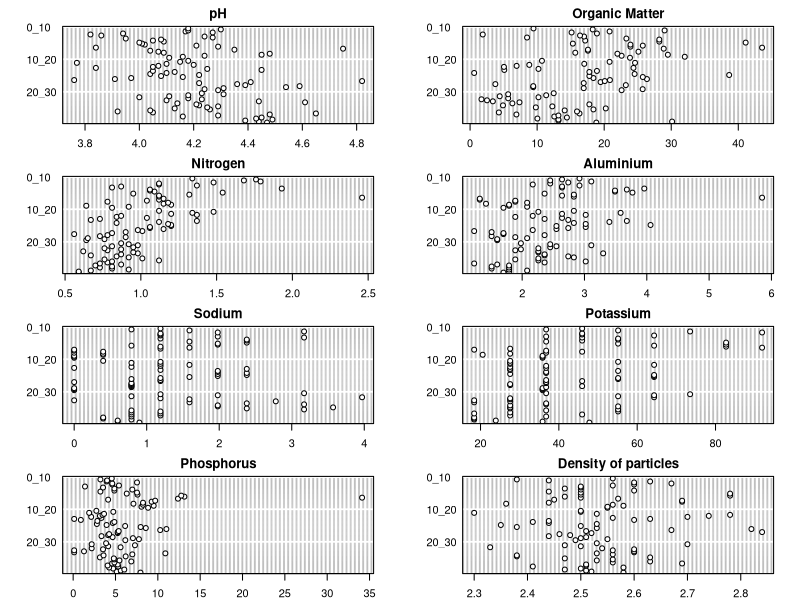

This figure's R source: (Note: this script raises an error after producing the figure.)

## packages
library(ggplot2)
library(ggrepel)

#### Figure S2: Distribution of contents in pH, soil organic matter, nitrogen, aluminium, sodium, potassium, phosphorus, and density of particles by soil depths (0-10, 10-20, and 20-30 cm) in two transects in an Eastern Amazonian forest.

solo<- read.table("supplementary_figure_complete_soil_samples_dataset.csv", header=TRUE, sep="")

solo <- solo[which (solo$Prof %in% c("0_10", "10_20", "20_30")),]

par(mfrow=c(4,2))
par(mar = c(2,2,2,2))
dotchart(solo$pH, main="pH", groups = as.factor (solo$Prof))
dotchart(solo$MO, main="Organic Matter", groups = as.factor (solo$Prof))
dotchart(solo$N, main="Nitrogen", groups = as.factor (solo$Prof))
dotchart(solo$Al, main="Aluminium", groups = as.factor (solo$Prof))
dotchart(solo$Na_Cl, main="Sodium", groups = as.factor (solo$Prof))
dotchart(solo$K, main="Potassium", groups = as.factor (solo$Prof))
dotchart(solo$P, main="Phosphorus", groups = as.factor (solo$Prof))
dotchart(solo$dens_part, main="Density of particles", groups = as.factor (solo$Prof))

dev2bitmap (file = "dotchart_solo_prof", type = "png16m",
            height = 7, width = 7, res = 300,
            units = "in",
            method = "postscript")


#### Figure S3: Principal Component Analysis of morphological traits for 48 below-ground ant species recorded in two transects in an Eastern Amazonian forest

traits.std <- read.table("dataset_standardized_ant_traits.txt", header = TRUE, sep="\t")
groups <- read.table("supplementary_figure_species_classified_in_groups.txt", header = TRUE, sep="\t")
groups$group <- as.factor(groups$group)

pca<- vegan::rda(traits.std[, 2:11], center = TRUE)
summary(pca)
ylabel<- "PCA 2 (48.4%)"
xlabel<- "PCA 1 (21.8%)"

with(groups,levels (group))
colvec <- c("gray","black", "red") #colocar na ordem 

### PCA plot

BD_unit <- data.frame(pca$CA$u)[, 1:2]
BD_unit$ssp <- row.names(pca.scores)
BD_unit$ssp == groups$species
BD_unit$code <-  groups$ID_Rony
BD_unit$group <- as.factor(groups$group)

BD_arrow <- data.frame(pca$CA$v[,1:2])
BD_arrow$arrow <- gsub(".std","",row.names(BD_arrow))


cor_vec <- "red"
cor_ssp <- 1
adj2 <- 0.65


ggplot(data=BD_unit, aes(x = PC1, y = PC2, colour=group))+
  geom_hline(yintercept = 0, colour="gray", linetype="dashed")+ geom_vline(xintercept = 0, colour="gray", linetype="dashed")+
  geom_segment(data=BD_arrow, aes(x = 0, xend = PC1*adj2, y = 0, yend = PC2*adj2), arrow = arrow(length = unit(0.25, "cm")), colour = "darksalmon", size = .8)+
  geom_point(size=3, alpha=.6, shape = 16)+
  geom_text(data=BD_arrow, aes(x = PC1*adj2, y = PC2*adj2, label = arrow), size = 4, hjust=-.1, vjust=-.5, colour=cor_vec)+ #Segmento
  geom_text_repel(aes(label = code), hjust = .1, vjust=.6, segment.size = 0.02, segment.color = "gray90", colour=cor_ssp, size = 2.5, box.padding = -0.01, alpha=0.8) + #Especies
  scale_x_continuous(sec.axis = sec_axis(~./adj2))+
  scale_y_continuous(sec.axis = sec_axis(~./adj2))+
  scale_color_manual(values = colvec)+
  labs(x=xlabel, y=ylabel)+
  theme_classic(base_size = 13)+
  theme(legend.position = "none",
        legend.background = element_rect(color = "black", size = .5, linetype = "solid"),
        panel.grid.minor = element_blank(),
        panel.grid.major = element_blank(),
        axis.ticks = element_line(colour = "black"),
        panel.border = element_rect(colour = "black", fill=NA, size=1.1),
        axis.text.x.bottom = element_text(color = cor_ssp),
        axis.text.y.left = element_text(color = cor_ssp),
        axis.text.x.top = element_text(color = cor_vec),
        axis.text.y.right = element_text(color = cor_vec))

#ggsave("Figure_S3.tiff", width = 9, height = 7, dpi = 300, compression = "lzw")


# Additional data visualization: plotting species colored by groups (ground-dwelling, leaf-litter habitat or subterranean species)

p2_pca <- ggplot(data=BD_unit, aes(x = PC1, y = PC2, colour=group))+
  geom_hline(yintercept = 0, colour="gray", linetype="dashed")+ geom_vline(xintercept = 0, colour="gray", linetype="dashed")+
  geom_point(size=3, shape = 16)+
  geom_text_repel(aes(label = code), hjust = .1, vjust=.6, segment.size = 0.02, segment.color = "gray90", colour=cor_ssp, size = 2.5, box.padding = -0.01, alpha=0.8) + #Especies
  scale_color_manual(values = colvec)+
  labs(x=xlabel, y=ylabel)+
  theme_classic(base_size = 13)+
  theme(legend.position = "none",
        legend.background = element_rect(color = "black", size = .5, linetype = "solid"),
        panel.grid.minor = element_blank(),
        panel.grid.major = element_blank(),
        axis.ticks = element_line(colour = "black"),
        panel.border = element_rect(colour = "black", fill=NA, size=1.1),
        axis.text.x.bottom = element_text(color = cor_ssp),
        axis.text.y.left = element_text(color = cor_ssp))
p2_pca
#ggsave("PCA_2.tiff", width = 9, height = 7, dpi = 300, compression = "lzw")


# Additional data visualization: biplot (plotting species colored by groups: ground-dwelling, leaf-litter habitat or subterranean species)

p3_pca <- ggplot(data=BD_unit, aes(x = PC1, y = PC2, colour=group))+
  geom_hline(yintercept = 0, colour="gray", linetype="dashed")+ geom_vline(xintercept = 0, colour="gray", linetype="dashed")+
  geom_point(size=3, shape = 16)+
  geom_segment(data=BD_arrow, aes(x = 0, xend = PC1*adj2, y = 0, yend = PC2*adj2), arrow = arrow(length = unit(0.25, "cm")), colour = "red", size = .8)+
  geom_text(data=BD_arrow, aes(x = PC1*adj2, y = PC2*adj2, label = arrow), size = 4, hjust=-.1, vjust=-.5, colour=cor_vec)+ #Segment
  scale_x_continuous(sec.axis = sec_axis(~./adj2))+
  scale_y_continuous(sec.axis = sec_axis(~./adj2))+
  scale_color_manual(values = colvec)+
  labs(x=xlabel, y=ylabel)+
  theme_classic(base_size = 13)+
  theme(legend.position = "none",
        legend.background = element_rect(color = "black", size = .5, linetype = "solid"),
        panel.grid.minor = element_blank(),
        panel.grid.major = element_blank(),
        axis.ticks = element_line(colour = "black"),
        panel.border = element_rect(colour = "black", fill=NA, size=1.1),
        axis.text.x.bottom = element_text(color = cor_ssp),
        axis.text.y.left = element_text(color = cor_ssp),
        axis.text.x.top = element_text(color = cor_vec),
        axis.text.y.right = element_text(color = cor_vec))
p3_pca

library(cowplot)
plot_grid(p2_pca+labs(x=NULL), p3_pca, ncol = 1)
#ggsave("PCA_3.tiff", width = 8, height = 11, dpi = 300, compression = "lzw")

### PCA biplot (species points not colored)

S3 <- ggplot(data = BD_unit, aes(x = PC1, y = PC2)) +
  geom_hline(yintercept = 0, colour = "gray", linetype = "dashed") +
  geom_vline(xintercept = 0, colour = "gray", linetype = "dashed") +
  geom_point(data = BD_unit, aes(x = PC1, y = PC2), size = 3, alpha = 0.2, shape = 16) + 
  geom_text_repel(data = BD_unit, aes(x=PC1, y=PC2, label= traits.std$species_code), fontface="italic", colour=1,
                  segment.color = '#cccccc', size = 3, alpha=.7, max.overlaps = 15) +
  geom_text(data = BD_arrow, aes(x = PC1, y = PC2, label = rownames(BD_arrow)), col = 'red') +
  geom_segment(data = BD_arrow, aes(x = 0, y = 0, xend = PC1, yend = PC2), arrow=arrow(length=unit(0.2,"cm")),
               alpha = 0.75, color = 'darkred') +
  labs(x = xlabel, y = ylabel) +
  theme_bw(base_size = 14) + 
  theme (panel.grid = element_blank())

S3



#### Figure S4: correlations between soil variables

#Continuous figure function:
my_fn <- function(data, mapping, ...){
  p <- ggplot(data = data, mapping = mapping) + 
    geom_point(aes(shape=Area), size=2, alpha=0.6) +
    geom_smooth(method=lm, formula = y ~ x, color = 1, se = F)
  p
}

#Diagonal figure function:
my_fn2 <- function(data, mapping, ...){
  p <- ggplot(data = data, mapping = mapping) + 
    geom_histogram(bins = 10, colour="gray20")
  p
}

#Correlation figure function:
cor_fun <- function(data, mapping, method="pearson", ndp=2, sz=7, stars=FALSE, ...){
  x <- eval_data_col(data, mapping$x)
  y <- eval_data_col(data, mapping$y)
  
  corr <- cor.test(x, y, method=method)
  est <- corr$estimate
  lb.size <- sz
  
  if(stars){
    stars <- c("***", "**", "*", "")[findInterval(corr$p.value, c(0, 0.001, 0.01, 0.05, 1))]
    lbl <- paste0(round(est, ndp), stars)
  }else{
    lbl <- round(est, ndp)
  }
  ggplot(data=data, mapping=mapping) + 
    annotate("text", x=mean(x, na.rm=TRUE), y=mean(y, na.rm=TRUE), label=lbl, size=lb.size,...)+
    theme(panel.grid = element_blank())
}


## - Plot the Figure ----
MyVar<- c("pH", "C", "MO", "N", "C_N", "Al", "Na_Cl", "K", "P", "dens_part")
var_pairs <- data.frame(Area=df$Area, df[,MyVar])
colnames(var_pairs) <- c("Area", "pH", "C", "OM", "N", "C:N", "Al", "Na", "K", "P", "Dp")

library(GGally)
library(ggplot2)

p1 <- ggpairs(var_pairs, columns = 2:11,
              lower = list(continuous = my_fn),
              diag = list(continuous = my_fn2), 
              upper = list(continuous = cor_fun))

cor_m <- p1+theme_minimal()+
  theme(legend.position = "none", 
        panel.grid.minor = element_blank(),
        axis.line.x.bottom = element_line(color = "black", size = .8),
        axis.text.x.bottom = element_text(color = "black"),
        axis.line.y.left = element_line(color = "black", size = .8),
        axis.text.y.left = element_text(color = "black"),
        panel.border = element_rect(linetype = "solid", colour = "gray50", fill = NA),
        strip.text.x = element_text(size=12),
        strip.text.y = element_text(size=12),
        strip.background = element_rect(colour="black", fill="white"))
cor_m

#ggsave("Fig_S1.png", width = 15, height = 10, dpi = 400)
#ggsave("Fig_S1.tiff", width = 15, height = 10, dpi = 400, compression = 'lzw')


#### Figure S5: Distribution of contents in sand, silt, and clay in two studied transects

soil<- read.table("supplementary_figures_soil_granulometry.txt", header = TRUE, sep="")
soil$fTransect<- as.factor (soil$Transect)
par(mfrow=c(2,2))
dotchart(soil$Areia, groups= soil$fTransect, main="Sand content", ylab="")
dotchart(soil$Argila, groups= soil$fTransect, main="Clay content", xlab="")
dotchart(soil$Silte, groups= soil$fTransect, main="Silt content", xlab="")


#### Figure S6: Relationships between observed species richness of below-ground ants and soil variables 

library(ggpubr)
MyNames <- c("P", "Na", "Dp", "pH", "Al", "N", "OM", "K")
MyVar <- c("P", "Na_Cl", "dens_part", "pH", "Al", "N", "MO", "K")
df2 <- df[, MyVar]
df2$Sobs <- df$Sobs
df2$Area <- df$Area


gg_var <- function(coNum){
  p1 <- ggplot(df2, aes(x = df2[,coNum], y = Sobs)) +
    stat_smooth(formula = y ~ x, method = "lm", fullrange=T, alpha = 0.2, size = 1.5, color=1)+
    geom_point(aes(shape=Area), size=3, alpha=0.7)+
    stat_regline_equation(
      aes(label =  paste(..eq.label.., ..adj.rr.label.., sep = "~~~~")), formula = y ~ x) +
    labs(x = MyNames[coNum], y = "Sobs")+
    theme_classic(base_size = 14)+
    theme(legend.position = "none",
          plot.background = element_blank(),
          panel.grid.major = element_blank(),
          panel.grid.minor = element_blank(),
          panel.border = element_blank(),
          panel.background = element_blank(),
          axis.line = element_line (size=.4),
          axis.line.x.bottom = element_line(color = "black", size = .6),
          axis.text.x.bottom = element_text(color = "black"),
          axis.line.y.left = element_line(color = "black", size = .6),
          axis.text.y.left = element_text(color = "black"))
  return(p1)
}

library(cowplot)
plot_grid(gg_var(1), gg_var(2)+labs(y = NULL),
          gg_var(3), gg_var(4)+labs(y = NULL),
          gg_var(5), gg_var(6)+labs(y = NULL),
          gg_var(7), gg_var(8)+labs(y = NULL),
          ncol = 2, align = "hv")

#ggsave("Fig_S2.2.png", width = 12, height = 14, dpi = 400)
#ggsave("Fig_S2.2.pdf", width = 12, height = 14)
#ggsave("Fig_S2.2.tiff", width = 12, height = 14, dpi = 400, compression = 'lzw')


